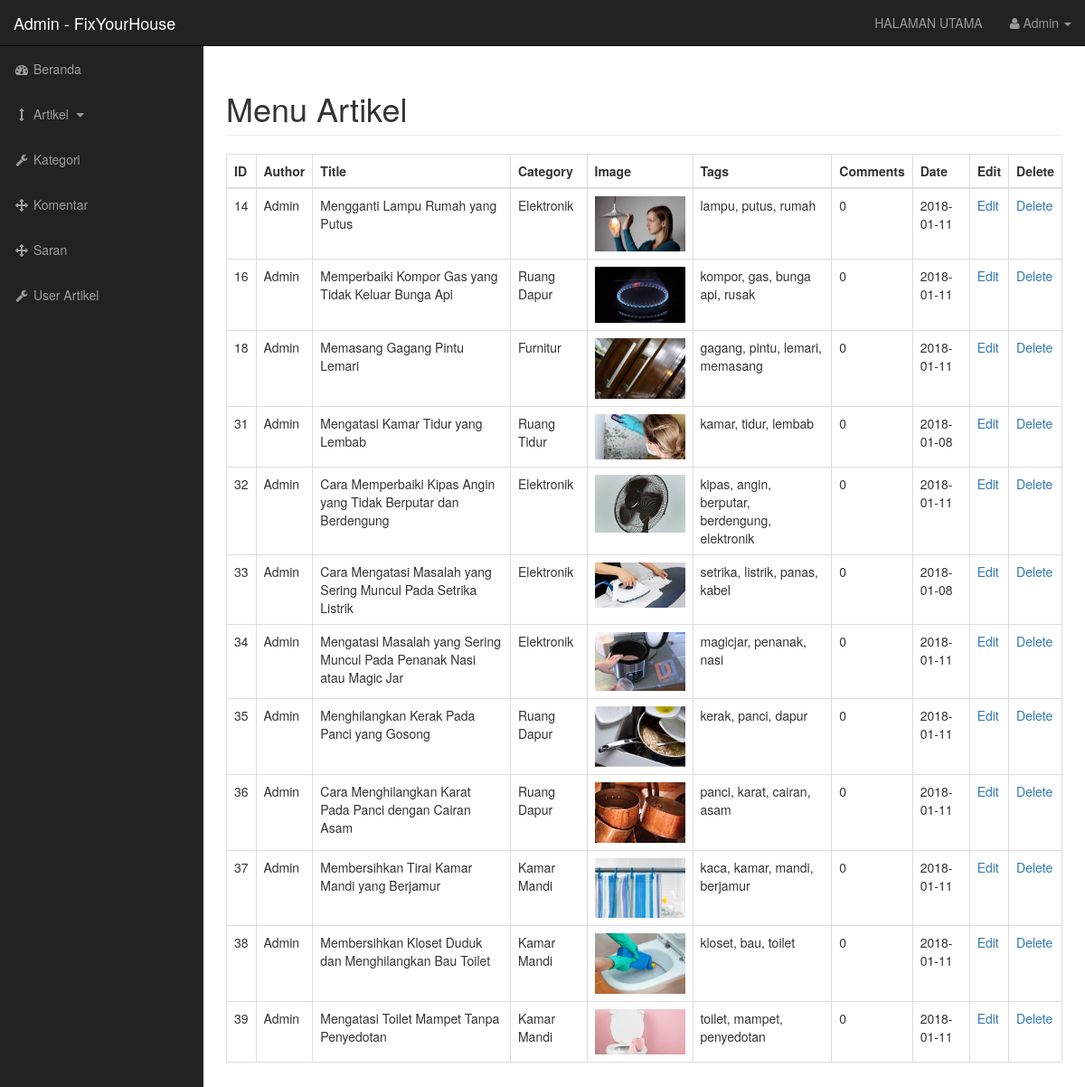
The page /admin/posts.php on the database its author committed.
### tables this page shows
CREATE TABLE `posts` (
  `post_id` int(15) NOT NULL,
  `post_category_id` int(15) NOT NULL,
  `post_title` varchar(255) NOT NULL,
  `post_author` varchar(255) NOT NULL,
  `post_date` date NOT NULL,
  `post_image` text NOT NULL,
  `post_content` text NOT NULL,
  `post_tags` varchar(255) NOT NULL,
  `post_comment_count` varchar(255) NOT NULL DEFAULT '0'
);

CREATE TABLE `categories` (
  `cat_id` int(15) NOT NULL,
  `cat_title` varchar(255) NOT NULL,
  `cat_image` text NOT NULL
);

### admin/includes/view_all_posts.php (the view, shortened to what this page needs)
<table class="table table-bordered table-hover">
      <thead>
        <tr>
          <th>ID</th>
          <th>Author</th>
          <th>Title</th>
          <th>Category</th>
          <th>Image</th>
          <th>Tags</th>
          <th>Comments</th>
          <th>Date</th>
          <th>Edit</th>
          <th>Delete</th>
        </tr>
      </thead>
      <tbody>
        <?php
          $query = "SELECT * FROM posts";
          $select_posts = mysqli_query($connection,$query);
           if(mysqli_num_rows($select_posts)>0)
          {
          while ($row = mysqli_fetch_assoc($select_posts)) {
            $post_id = $row['post_id'];
            $post_author = $row['post_author'];
            $post_title = $row['post_title'];
            $post_category_id = $row['post_category_id'];
            $post_image = $row['post_image'];
            $post_tags = $row['post_tags'];
            $post_comment_count = $row['post_comment_count'];
            $post_date = $row['post_date'];
            echo "<tr>";
              echo "<td>$post_id</td>";
              echo "<td>$post_author</td>";
              echo "<td>$post_title</td>";
              $query = "SELECT * FROM categories WHERE cat_id = {$post_category_id}";
              $select_categories_id = mysqli_query($connection,$query);
              while ($row = mysqli_fetch_assoc($select_categories_id)) {
                $cat_title = $row['cat_title'];
              echo "<td>{$cat_title}</td>";
            }
              echo "<td><img width='100'  src='../img/cover/$post_image' alt='image'></td>";
              echo "<td>$post_tags</td>";
              echo "<td>$post_comment_count</td>";
              echo "<td>$post_date</td>";
              echo "<td><a href='posts.php?source=edit_post&p_id={$post_id}'>Edit</td>";
              echo "<td><a href='posts.php?delete={$post_id}' onclick='return checkDelete()'>Delete</td>";
            echo "</tr>";
          }
        }
          else{
            ?>
            <tr>
        <th colspan="9" style="text-align: center;">There's No data found !!!</th>
        </tr>
        <?php
        }
        ?>
      </tbody>
</table>

### admin/css/sb-admin.css (style rules this page uses)
body { margin-top: 100px; background-color: #222; }
@media (min-width:768px) { body { margin-top: 50px; } }

### rows shown on the page
posts: post_id "14", post_author "Admin", post_title "Mengganti Lampu Rumah yang Putus", post_image (picture), post_tags "lampu, putus, rumah", post_comment_count "0", post_date "2018-01-11"
categories: cat_title "Elektronik"
posts: post_id "16", post_author "Admin", post_title "Memperbaiki Kompor Gas yang Tidak Keluar Bunga Api", post_image (picture), post_tags "kompor, gas, bunga api, rusak", post_comment_count "0", post_date "2018-01-11"
categories: cat_title "Ruang Dapur"
posts: post_id "18", post_author "Admin", post_title "Memasang Gagang Pintu Lemari", post_image (picture), post_tags "gagang, pintu, lemari, memasang", post_comment_count "0", post_date "2018-01-11"
categories: cat_title "Furnitur"
posts: post_id "31", post_author "Admin", post_title "Mengatasi Kamar Tidur yang Lembab", post_image (picture), post_tags "kamar, tidur, lembab", post_comment_count "0", post_date "2018-01-08"
categories: cat_title "Ruang Tidur"
posts: post_id "32", post_author "Admin", post_title "Cara Memperbaiki Kipas Angin yang Tidak Berputar dan Berdengung", post_image (picture), post_tags "kipas, angin, berputar, berdengung, elektronik", post_comment_count "0", post_date "2018-01-11"
posts: post_id "33", post_author "Admin", post_title "Cara Mengatasi Masalah yang Sering Muncul Pada Setrika Listrik", post_image (picture), post_tags "setrika, listrik, panas, kabel", post_comment_count "0", post_date "2018-01-08"
posts: post_id "34", post_author "Admin", post_title "Mengatasi Masalah yang Sering Muncul Pada Penanak Nasi atau Magic Jar", post_image (picture), post_tags "magicjar, penanak, nasi", post_comment_count "0", post_date "2018-01-11"
posts: post_id "35", post_author "Admin", post_title "Menghilangkan Kerak Pada Panci yang Gosong", post_image (picture), post_tags "kerak, panci, dapur", post_comment_count "0", post_date "2018-01-11"
posts: post_id "36", post_author "Admin", post_title "Cara Menghilangkan Karat Pada Panci dengan Cairan Asam", post_image (picture), post_tags "panci, karat, cairan, asam", post_comment_count "0", post_date "2018-01-11"
posts: post_id "37", post_author "Admin", post_title "Membersihkan Tirai Kamar Mandi yang Berjamur", post_image (picture), post_tags "kaca, kamar, mandi, berjamur", post_comment_count "0", post_date "2018-01-11"
categories: cat_title "Kamar Mandi"
posts: post_id "38", post_author "Admin", post_title "Membersihkan Kloset Duduk dan Menghilangkan Bau Toilet", post_image (picture), post_tags "kloset, bau, toilet", post_comment_count "0", post_date "2018-01-11"
posts: post_id "39", post_author "Admin", post_title "Mengatasi Toilet Mampet Tanpa Penyedotan", post_image (picture), post_tags "toilet, mampet, penyedotan", post_comment_count "0", post_date "2018-01-11"
